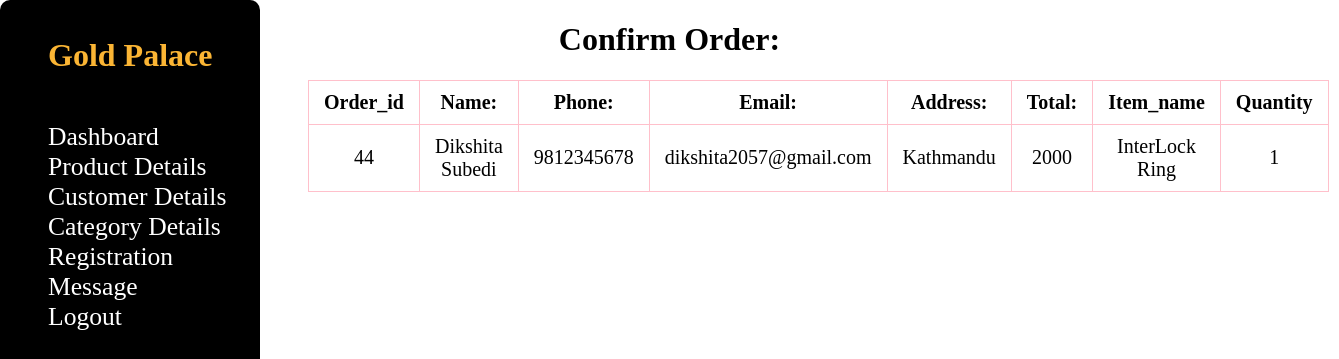
Screenshot of /admin/customer.php with the database file from the repository.
### tables this page shows
CREATE TABLE `customer` (
  `id` int(11) NOT NULL,
  `Fullname` varchar(100) NOT NULL,
  `Email` varchar(100) NOT NULL,
  `Phone` varchar(11) NOT NULL,
  `address` varchar(200) NOT NULL,
  `Delivery` varchar(100) NOT NULL,
  `status` tinyint(1) NOT NULL
);

CREATE TABLE `customer_order` (
  `order_id` int(11) DEFAULT NULL,
  `item_name` varchar(50) NOT NULL,
  `price` int(11) NOT NULL,
  `quantity` int(11) NOT NULL
);

### admin/customer.php (the view, shortened to what this page needs)
<?php
include('index.php');
include('../connect.php');
$query = "SELECT * FROM customer
INNER JOIN customer_order
ON customer.Id = customer_order.order_id;";
$data = mysqli_query($conn, $query); ?>
<h1 style="text-align: center;">Confirm Order:</h1>
<table style="transform: translateX(300px);">
	<thead>
		<tr>
			<th>Order_id</th>
			<th>Name:</th>
			<th>Phone:</th>
			<th>Email:</th>
			<th>Address:</th>
			<th>Total:</th>
			<th>Item_name</th>
			<th>Quantity</th>
		</tr>
	</thead>
	<tbody>
		<?php
		foreach ($data as  $value) { ?>
			<tr>
				<td><?php echo $value["order_id"]; ?></td>
				<td> <?php echo $value["Fullname"]; ?></td>
				<td><?php echo $value["Phone"]; ?></td>
				<td><?php echo $value["Email"]; ?></td>
				<td><?php echo $value["address"]; ?></td>
				<td><?php echo $value["price"]; ?></td>
				<td><?php echo $value["item_name"] ?></td>
				<td><?php echo $value["quantity"] ?></td>
			</tr>
		<?php }
		?>
	</tbody>
</table>

### admin/index.css (style rules this page uses)
:root { --main-color:black; --color-dark:#1D2231; --text-gray:#8390A2; }
* { padding: 0; margin:6; box-sizing: border-box; list-style-type: none; text-decoration: none; font-family: 'Roboto Slab', serif; }

### admin/customer.php (style rules this page uses)
table, th, td, tr { border: 1px solid; border-collapse: collapse; width: 60%; font-size: 20px; text-align: center; padding: 10px; padding-left: 15px; padding-right: 15px; border-color: pink; }

### rows the page displays
customer: customer_order.order_id "44", Fullname "Dikshita Subedi", Phone "9812345678", Email "dikshita2057@gmail.com", address "Kathmandu", customer_order.price "2000", customer_order.item_name "InterLock Ring", customer_order.quantity "1"
